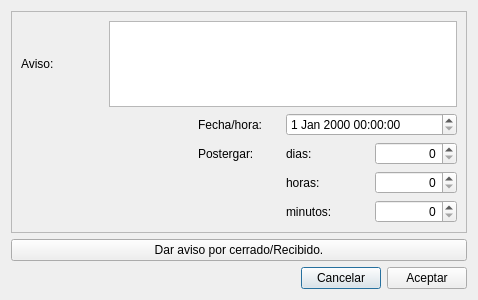
<?xml version="1.0" encoding="UTF-8"?>
<ui version="4.0">
 <class>FrmEditarAvisos</class>
 <widget class="QDialog" name="FrmEditarAvisos">
  <property name="geometry">
   <rect>
    <x>0</x>
    <y>0</y>
    <width>478</width>
    <height>300</height>
   </rect>
  </property>
  <property name="windowTitle">
   <string>Dialog</string>
  </property>
  <layout class="QGridLayout" name="gridLayout">
   <item row="2" column="1">
    <widget class="QPushButton" name="btnCancelar">
     <property name="text">
      <string>Cancelar</string>
     </property>
     <property name="icon">
      <iconset resource="../maya.qrc">
       <normaloff>:/Icons/PNG/close.png</normaloff>:/Icons/PNG/close.png</iconset>
     </property>
    </widget>
   </item>
   <item row="2" column="0">
    <spacer name="horizontalSpacer">
     <property name="orientation">
      <enum>Qt::Horizontal</enum>
     </property>
     <property name="sizeHint" stdset="0">
      <size>
       <width>282</width>
       <height>20</height>
      </size>
     </property>
    </spacer>
   </item>
   <item row="2" column="2">
    <widget class="QPushButton" name="btnAceptar">
     <property name="text">
      <string>Aceptar</string>
     </property>
     <property name="icon">
      <iconset resource="../maya.qrc">
       <normaloff>:/Icons/PNG/OK.png</normaloff>:/Icons/PNG/OK.png</iconset>
     </property>
    </widget>
   </item>
   <item row="0" column="0" colspan="3">
    <widget class="QFrame" name="frame">
     <property name="frameShape">
      <enum>QFrame::StyledPanel</enum>
     </property>
     <property name="frameShadow">
      <enum>QFrame::Raised</enum>
     </property>
     <layout class="QGridLayout" name="gridLayout_2">
      <item row="2" column="2">
       <widget class="QLabel" name="label_3">
        <property name="styleSheet">
         <string notr="true">font: 75 10pt &quot;Cantarell&quot;;</string>
        </property>
        <property name="text">
         <string>Postergar:</string>
        </property>
       </widget>
      </item>
      <item row="4" column="3">
       <widget class="QLabel" name="label_6">
        <property name="text">
         <string>minutos:</string>
        </property>
       </widget>
      </item>
      <item row="1" column="3" colspan="2">
       <widget class="QDateTimeEdit" name="dtFechaHora"/>
      </item>
      <item row="1" column="2">
       <widget class="QLabel" name="label_2">
        <property name="text">
         <string>Fecha/hora:</string>
        </property>
       </widget>
      </item>
      <item row="0" column="0">
       <widget class="QLabel" name="label">
        <property name="text">
         <string>Aviso:</string>
        </property>
       </widget>
      </item>
      <item row="2" column="4">
       <widget class="QSpinBox" name="spinDias">
        <property name="alignment">
         <set>Qt::AlignRight|Qt::AlignTrailing|Qt::AlignVCenter</set>
        </property>
       </widget>
      </item>
      <item row="3" column="3">
       <widget class="QLabel" name="label_5">
        <property name="text">
         <string>horas:</string>
        </property>
       </widget>
      </item>
      <item row="3" column="4">
       <widget class="QSpinBox" name="spinHoras">
        <property name="alignment">
         <set>Qt::AlignRight|Qt::AlignTrailing|Qt::AlignVCenter</set>
        </property>
       </widget>
      </item>
      <item row="0" column="1" colspan="4">
       <widget class="QTextEdit" name="txtAviso"/>
      </item>
      <item row="4" column="4">
       <widget class="QSpinBox" name="spinMinutos">
        <property name="alignment">
         <set>Qt::AlignRight|Qt::AlignTrailing|Qt::AlignVCenter</set>
        </property>
       </widget>
      </item>
      <item row="2" column="3">
       <widget class="QLabel" name="label_4">
        <property name="text">
         <string>dias:</string>
        </property>
       </widget>
      </item>
     </layout>
    </widget>
   </item>
   <item row="1" column="0" colspan="3">
    <widget class="QPushButton" name="btnCerrar">
     <property name="text">
      <string>Dar aviso por cerrado/Recibido.</string>
     </property>
     <property name="icon">
      <iconset resource="../maya.qrc">
       <normaloff>:/Icons/PNG/blue.png</normaloff>:/Icons/PNG/blue.png</iconset>
     </property>
    </widget>
   </item>
  </layout>
 </widget>
 <resources>
  <include location="../maya.qrc"/>
 </resources>
 <connections>
  <connection>
   <sender>btnCancelar</sender>
   <signal>clicked()</signal>
   <receiver>FrmEditarAvisos</receiver>
   <slot>close()</slot>
   <hints>
    <hint type="sourcelabel">
     <x>321</x>
     <y>279</y>
    </hint>
    <hint type="destinationlabel">
     <x>203</x>
     <y>264</y>
    </hint>
   </hints>
  </connection>
 </connections>
</ui>
